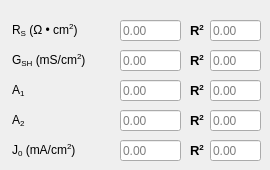
     <widget class="QWidget" name="analysis_results_dark">
      <attribute name="title">
       <string>Dark</string>
      </attribute>
      <widget class="QLabel" name="label_a2dark">
       <property name="geometry">
        <rect>
         <x>12</x>
         <y>110</y>
         <width>61</width>
         <height>21</height>
        </rect>
       </property>
       <property name="font">
        <font>
         <pointsize>9</pointsize>
         <weight>50</weight>
         <bold>false</bold>
        </font>
       </property>
       <property name="text">
        <string>&lt;html&gt;&lt;head/&gt;&lt;body&gt;&lt;p&gt;A&lt;span style=&quot; vertical-align:sub;&quot;&gt;2&lt;/span&gt; &lt;/p&gt;&lt;/body&gt;&lt;/html&gt;</string>
       </property>
      </widget>
      <widget class="QLineEdit" name="result_a2dark">
       <property name="geometry">
        <rect>
         <x>120</x>
         <y>110</y>
         <width>61</width>
         <height>21</height>
        </rect>
       </property>
       <property name="font">
        <font>
         <pointsize>9</pointsize>
         <weight>50</weight>
         <bold>false</bold>
        </font>
       </property>
       <property name="dragEnabled">
        <bool>true</bool>
       </property>
       <property name="readOnly">
        <bool>true</bool>
       </property>
       <property name="placeholderText">
        <string>0.00</string>
       </property>
      </widget>
      <widget class="QLabel" name="label_rshdark">
       <property name="geometry">
        <rect>
         <x>12</x>
         <y>50</y>
         <width>131</width>
         <height>21</height>
        </rect>
       </property>
       <property name="font">
        <font>
         <pointsize>9</pointsize>
         <weight>50</weight>
         <bold>false</bold>
        </font>
       </property>
       <property name="text">
        <string>G&lt;sub&gt;SH&lt;/sub&gt; (mS/cm&lt;sup&gt;2&lt;/sup&gt;)</string>
       </property>
      </widget>
      <widget class="QLineEdit" name="result_rshdark">
       <property name="geometry">
        <rect>
         <x>120</x>
         <y>50</y>
         <width>61</width>
         <height>21</height>
        </rect>
       </property>
       <property name="font">
        <font>
         <pointsize>9</pointsize>
         <weight>50</weight>
         <bold>false</bold>
        </font>
       </property>
       <property name="dragEnabled">
        <bool>true</bool>
       </property>
       <property name="readOnly">
        <bool>true</bool>
       </property>
       <property name="placeholderText">
        <string>0.00</string>
       </property>
      </widget>
      <widget class="QLabel" name="label_j0dark">
       <property name="geometry">
        <rect>
         <x>12</x>
         <y>140</y>
         <width>121</width>
         <height>21</height>
        </rect>
       </property>
       <property name="font">
        <font>
         <pointsize>9</pointsize>
         <weight>50</weight>
         <bold>false</bold>
        </font>
       </property>
       <property name="text">
        <string>&lt;html&gt;&lt;head/&gt;&lt;body&gt;&lt;p&gt;J&lt;span style=&quot; vertical-align:sub;&quot;&gt;0&lt;/span&gt; (mA/cm&lt;span style=&quot; vertical-align:super;&quot;&gt;2&lt;/span&gt;)&lt;/p&gt;&lt;/body&gt;&lt;/html&gt;</string>
       </property>
      </widget>
      <widget class="QLineEdit" name="result_j0dark">
       <property name="geometry">
        <rect>
         <x>120</x>
         <y>140</y>
         <width>61</width>
         <height>21</height>
        </rect>
       </property>
       <property name="font">
        <font>
         <pointsize>9</pointsize>
         <weight>50</weight>
         <bold>false</bold>
        </font>
       </property>
       <property name="dragEnabled">
        <bool>true</bool>
       </property>
       <property name="readOnly">
        <bool>true</bool>
       </property>
       <property name="placeholderText">
        <string>0.00</string>
       </property>
      </widget>
      <widget class="QLabel" name="label_gsdark">
       <property name="geometry">
        <rect>
         <x>12</x>
         <y>20</y>
         <width>121</width>
         <height>21</height>
        </rect>
       </property>
       <property name="sizePolicy">
        <sizepolicy hsizetype="Expanding" vsizetype="Expanding">
         <horstretch>0</horstretch>
         <verstretch>0</verstretch>
        </sizepolicy>
       </property>
       <property name="font">
        <font>
         <pointsize>9</pointsize>
         <weight>50</weight>
         <bold>false</bold>
        </font>
       </property>
       <property name="text">
        <string>R&lt;sub&gt;S&lt;/sub&gt; (Ω • cm&lt;sup&gt;2&lt;/sup&gt;)</string>
       </property>
      </widget>
      <widget class="QLineEdit" name="result_a1dark">
       <property name="geometry">
        <rect>
         <x>120</x>
         <y>80</y>
         <width>61</width>
         <height>21</height>
        </rect>
       </property>
       <property name="font">
        <font>
         <pointsize>9</pointsize>
         <weight>50</weight>
         <bold>false</bold>
        </font>
       </property>
       <property name="dragEnabled">
        <bool>true</bool>
       </property>
       <property name="readOnly">
        <bool>true</bool>
       </property>
       <property name="placeholderText">
        <string>0.00</string>
       </property>
      </widget>
      <widget class="QLineEdit" name="result_gsdark">
       <property name="geometry">
        <rect>
         <x>120</x>
         <y>20</y>
         <width>61</width>
         <height>21</height>
        </rect>
       </property>
       <property name="font">
        <font>
         <pointsize>9</pointsize>
         <weight>50</weight>
         <bold>false</bold>
        </font>
       </property>
       <property name="text">
        <string/>
       </property>
       <property name="dragEnabled">
        <bool>true</bool>
       </property>
       <property name="readOnly">
        <bool>true</bool>
       </property>
       <property name="placeholderText">
        <string>0.00</string>
       </property>
       <property name="cursorMoveStyle">
        <enum>Qt::LogicalMoveStyle</enum>
       </property>
       <property name="clearButtonEnabled">
        <bool>false</bool>
       </property>
      </widget>
      <widget class="QLabel" name="label_a1dark">
       <property name="geometry">
        <rect>
         <x>12</x>
         <y>80</y>
         <width>51</width>
         <height>21</height>
        </rect>
       </property>
       <property name="font">
        <font>
         <pointsize>9</pointsize>
         <weight>50</weight>
         <bold>false</bold>
        </font>
       </property>
       <property name="text">
        <string>&lt;html&gt;&lt;head/&gt;&lt;body&gt;&lt;p&gt;A&lt;span style=&quot; vertical-align:sub;&quot;&gt;1 &lt;/span&gt;&lt;/p&gt;&lt;/body&gt;&lt;/html&gt;</string>
       </property>
      </widget>
      <widget class="QLabel" name="label_gsdark_rsquared">
       <property name="geometry">
        <rect>
         <x>190</x>
         <y>20</y>
         <width>21</width>
         <height>21</height>
        </rect>
       </property>
       <property name="font">
        <font>
         <pointsize>10</pointsize>
         <weight>75</weight>
         <bold>true</bold>
        </font>
       </property>
       <property name="text">
        <string>R&lt;sup&gt;2&lt;/sup&gt;</string>
       </property>
      </widget>
      <widget class="QLineEdit" name="result_gsdark_rsquared">
       <property name="geometry">
        <rect>
         <x>210</x>
         <y>20</y>
         <width>51</width>
         <height>21</height>
        </rect>
       </property>
       <property name="font">
        <font>
         <pointsize>9</pointsize>
         <weight>50</weight>
         <bold>false</bold>
        </font>
       </property>
       <property name="dragEnabled">
        <bool>true</bool>
       </property>
       <property name="readOnly">
        <bool>true</bool>
       </property>
       <property name="placeholderText">
        <string>0.00</string>
       </property>
      </widget>
      <widget class="QLineEdit" name="result_rshdark_rsquared">
       <property name="geometry">
        <rect>
         <x>210</x>
         <y>50</y>
         <width>51</width>
         <height>21</height>
        </rect>
       </property>
       <property name="font">
        <font>
         <pointsize>9</pointsize>
         <weight>50</weight>
         <bold>false</bold>
        </font>
       </property>
       <property name="dragEnabled">
        <bool>true</bool>
       </property>
       <property name="readOnly">
        <bool>true</bool>
       </property>
       <property name="placeholderText">
        <string>0.00</string>
       </property>
      </widget>
      <widget class="QLabel" name="label_rshdark_rsquared">
       <property name="geometry">
        <rect>
         <x>190</x>
         <y>50</y>
         <width>21</width>
         <height>21</height>
        </rect>
       </property>
       <property name="font">
        <font>
         <pointsize>10</pointsize>
         <weight>75</weight>
         <bold>true</bold>
        </font>
       </property>
       <property name="text">
        <string>R&lt;sup&gt;2&lt;/sup&gt;</string>
       </property>
      </widget>
      <widget class="QLabel" name="label_a1dark_rsquared">
       <property name="geometry">
        <rect>
         <x>190</x>
         <y>80</y>
         <width>21</width>
         <height>21</height>
        </rect>
       </property>
       <property name="font">
        <font>
         <pointsize>10</pointsize>
         <weight>75</weight>
         <bold>true</bold>
        </font>
       </property>
       <property name="text">
        <string>R&lt;sup&gt;2&lt;/sup&gt;</string>
       </property>
      </widget>
      <widget class="QLineEdit" name="result_a1dark_rsquared">
       <property name="geometry">
        <rect>
         <x>210</x>
         <y>80</y>
         <width>51</width>
         <height>21</height>
        </rect>
       </property>
       <property name="font">
        <font>
         <pointsize>9</pointsize>
         <weight>50</weight>
         <bold>false</bold>
        </font>
       </property>
       <property name="dragEnabled">
        <bool>true</bool>
       </property>
       <property name="readOnly">
        <bool>true</bool>
       </property>
       <property name="placeholderText">
        <string>0.00</string>
       </property>
      </widget>
      <widget class="QLabel" name="label_a2dark_rsquared">
       <property name="geometry">
        <rect>
         <x>190</x>
         <y>110</y>
         <width>21</width>
         <height>21</height>
        </rect>
       </property>
       <property name="font">
        <font>
         <pointsize>10</pointsize>
         <weight>75</weight>
         <bold>true</bold>
        </font>
       </property>
       <property name="text">
        <string>R&lt;sup&gt;2&lt;/sup&gt;</string>
       </property>
      </widget>
      <widget class="QLineEdit" name="result_a2dark_rsquared">
       <property name="geometry">
        <rect>
         <x>210</x>
         <y>110</y>
         <width>51</width>
         <height>21</height>
        </rect>
       </property>
       <property name="font">
        <font>
         <pointsize>9</pointsize>
         <weight>50</weight>
         <bold>false</bold>
        </font>
       </property>
       <property name="dragEnabled">
        <bool>true</bool>
       </property>
       <property name="readOnly">
        <bool>true</bool>
       </property>
       <property name="placeholderText">
        <string>0.00</string>
       </property>
      </widget>
      <widget class="QLabel" name="label_j0dark_rsquared">
       <property name="geometry">
        <rect>
         <x>190</x>
         <y>140</y>
         <width>21</width>
         <height>21</height>
        </rect>
       </property>
       <property name="font">
        <font>
         <pointsize>10</pointsize>
         <weight>75</weight>
         <bold>true</bold>
        </font>
       </property>
       <property name="text">
        <string>R&lt;sup&gt;2&lt;/sup&gt;</string>
       </property>
      </widget>
      <widget class="QLineEdit" name="result_j0dark_rsquared">
       <property name="geometry">
        <rect>
         <x>210</x>
         <y>140</y>
         <width>51</width>
         <height>21</height>
        </rect>
       </property>
       <property name="font">
        <font>
         <pointsize>9</pointsize>
         <weight>50</weight>
         <bold>false</bold>
        </font>
       </property>
       <property name="dragEnabled">
        <bool>true</bool>
       </property>
       <property name="readOnly">
        <bool>true</bool>
       </property>
       <property name="placeholderText">
        <string>0.00</string>
       </property>
      </widget>
     </widget>
